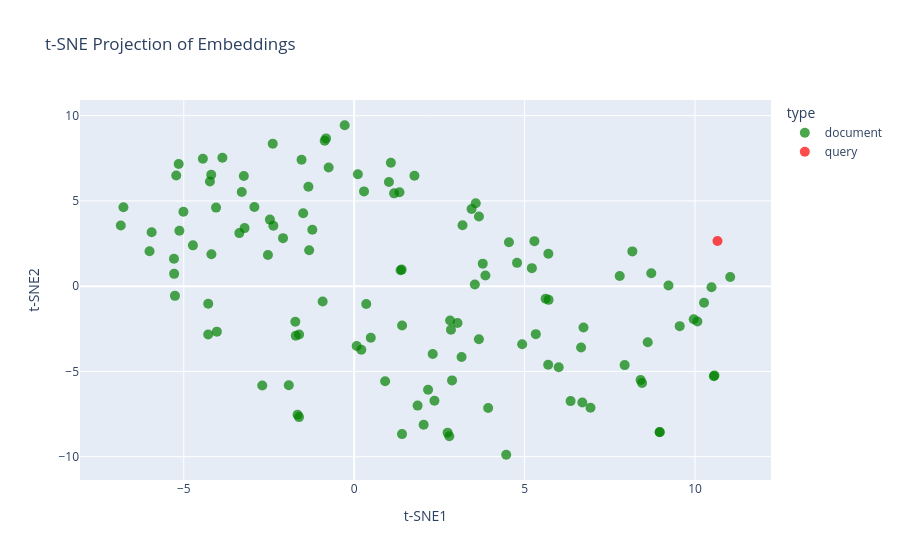

The notebook cell this image was saved under:
### Markdown cell above
### Визуализация TSNE

### Code cell
from sklearn.manifold import TSNE

# Метод 2: t-SNE визуализация
print("=== t-SNE Визуализация ===")
tsne = TSNE(n_components=2, random_state=42,
            perplexity=min(30, len(embeddings_array) - 1))
embeddings_tsne = tsne.fit_transform(embeddings_array)

# Создаем DataFrame для t-SNE
tsne_df = pd.DataFrame(
    {'x': embeddings_tsne[:, 0], 'y': embeddings_tsne[:, 1], 'label': labels,
     'type': ['document'] * len(docs_processed) + (
         ['query'] if query_vector is not None else [])})

# Визуализация t-SNE
fig_tsne = px.scatter(tsne_df, x='x', y='y', color='type',
                      title='t-SNE Projection of Embeddings',
                      labels={'x': 't-SNE1', 'y': 't-SNE2'},
                      hover_data=['label'],
                      color_discrete_map={'document': 'green', 'query': 'red'})
fig_tsne.update_traces(marker=dict(size=10, opacity=0.7))
fig_tsne.show()

### Figure 1 — Plotly figure (JSON) as saved in the notebook; plotly's stock layout.template omitted (floating-point values rounded to 4 significant figures)
{"data": [{"customdata": [["Doc_0"], ["Doc_1"], ["Doc_2"], ["Doc_3"], ["Doc_4"], ["Doc_5"], ["Doc_6"], ["Doc_7"], ["Doc_8"], ["Doc_9"], ["Doc_10"], ["Doc_11"], ["Doc_12"], ["Doc_13"], ["Doc_14"], ["Doc_15"], ["Doc_16"], ["Doc_17"], ["Doc_18"], ["Doc_19"], ["Doc_20"], ["Doc_21"], ["Doc_22"], ["Doc_23"], ["Doc_24"], ["Doc_25"], ["Doc_26"], ["Doc_27"], ["Doc_28"], ["Doc_29"], ["Doc_30"], ["Doc_31"], ["Doc_32"], ["Doc_33"], ["Doc_34"], ["Doc_35"], ["Doc_36"], ["Doc_37"], ["Doc_38"], ["Doc_39"], ["Doc_40"], ["Doc_41"], ["Doc_42"], ["Doc_43"], ["Doc_44"], ["Doc_45"], ["Doc_46"], ["Doc_47"], ["Doc_48"], ["Doc_49"], ["Doc_50"], ["Doc_51"], ["Doc_52"], ["Doc_53"], ["Doc_54"], ["Doc_55"], ["Doc_56"], ["Doc_57"], ["Doc_58"], ["Doc_59"], ["Doc_60"], ["Doc_61"], ["Doc_62"], ["Doc_63"], ["Doc_64"], ["Doc_65"], ["Doc_66"], ["Doc_67"], ["Doc_68"], ["Doc_69"], ["Doc_70"], ["Doc_71"], ["Doc_72"], ["Doc_73"], ["Doc_74"], ["Doc_75"], ["Doc_76"], ["Doc_77"], ["Doc_78"], ["Doc_79"], ["Doc_80"], ["Doc_81"], ["Doc_82"], ["Doc_83"], ["Doc_84"], ["Doc_85"], ["Doc_86"], ["Doc_87"], ["Doc_88"], ["Doc_89"], ["Doc_90"], ["Doc_91"], ["Doc_92"], ["Doc_93"], ["Doc_94"], ["Doc_95"], ["Doc_96"], ["Doc_97"], ["Doc_98"], ["Doc_99"], ["Doc_100"], ["Doc_101"], ["Doc_102"], ["Doc_103"], ["Doc_104"], ["Doc_105"], ["Doc_106"], ["Doc_107"], ["Doc_108"], ["Doc_109"], ["Doc_110"], ["Doc_111"], ["Doc_112"], ["Doc_113"], ["Doc_114"], ["Doc_115"], ["Doc_116"], ["Doc_117"], ["Doc_118"], ["Doc_119"]], "hovertemplate": "type=document<br>t-SNE1=%{x}<br>t-SNE2=%{y}<br>label=%{customdata[0]}<extra></extra>", "legendgroup": "document", "marker": {"color": "green", "symbol": "circle", "opacity": 0.7, "size": 10}, "mode": "markers", "name": "document", "orientation": "v", "showlegend": true, "x": [5.705, 5.617, 6.659, 8.447, 8.404, 7.937, 9.963, 9.552, 10.07, 3.931, -4.232, -4.194, -4.439, -5.148, -5.22, -3.866, 6.694, 6.35, 6.934, 8.964, 8.964, 6.729, 8.614, -3.237, -3.299, 5.33, 4.929, -1.343, 6.002, 5.693, 10.57, 10.55, 5.698, 5.289, 3.773, 4.541, -2.696, 3.541, -1.918, 3.567, 3.661, 3.445, 7.792, 9.222, 8.717, 0.108, 0.2892, 1.768, 8.162, 1.394, 1.362, 2.742, 2.039, 2.792, -0.864, -0.8254, 1.077, -0.2779, -0.7489, -1.544, 1.33, 1.02, 1.171, 5.214, 3.85, 4.779, 4.461, -5.01, -4.73, -5.282, -5.942, -1.714, -1.615, -1.727, -0.9246, -6.847, -6.769, -6.004, -5.287, 11.03, -5.128, -4.052, -4.028, -4.283, -4.282, -5.258, 1.404, -2.087, -2.928, -3.216, -2.371, -2.472, -3.369, 1.406, -4.188, 0.3548, 2.815, 2.841, 3.032, 1.862, 2.872, 2.305, -1.618, -1.661, -1.495, -2.389, -2.53, 3.151, 0.2101, 0.07477, 0.4875, 2.168, 2.356, 10.27, 10.48, -1.228, -1.32, 3.66, 0.908, 3.18], "xaxis": "x", "y": [-0.8013, -0.7381, -3.6, -5.675, -5.503, -4.628, -1.939, -2.345, -2.075, -7.142, 6.143, 6.532, 7.477, 7.16, 6.495, 7.533, -6.825, -6.741, -7.125, -8.554, -8.565, -2.426, -3.29, 6.462, 5.522, -2.813, -3.41, 5.831, -4.753, -4.613, -5.233, -5.282, 1.901, 2.641, 1.32, 2.579, -5.822, 0.09685, -5.81, 4.859, 4.083, 4.522, 0.5927, 0.0379, 0.7627, 6.561, 5.559, 6.479, 2.04, 0.972, 0.9332, -8.59, -8.129, -8.803, 8.531, 8.667, 7.24, 9.438, 6.965, 7.415, 5.513, 6.112, 5.443, 1.058, 0.6217, 1.367, -9.886, 4.367, 2.393, 0.7215, 3.164, -2.91, -2.836, -2.087, -0.8954, 3.554, 4.628, 2.043, 1.612, 0.5368, 3.246, 4.607, -2.666, -2.832, -1.031, -0.5675, -8.675, 2.816, 4.647, 3.405, 3.544, 3.904, 3.113, -2.31, 1.869, -1.047, -2.01, -2.56, -2.157, -7.005, -5.526, -3.98, -7.679, -7.536, 4.279, 8.352, 1.825, -4.151, -3.727, -3.507, -3.028, -6.077, -6.724, -0.973, -0.06786, 3.306, 2.109, -3.111, -5.572, 3.577], "yaxis": "y", "type": "scatter"}, {"customdata": [["Query"]], "hovertemplate": "type=query<br>t-SNE1=%{x}<br>t-SNE2=%{y}<br>label=%{customdata[0]}<extra></extra>", "legendgroup": "query", "marker": {"color": "red", "symbol": "circle", "opacity": 0.7, "size": 10}, "mode": "markers", "name": "query", "orientation": "v", "showlegend": true, "x": [10.66], "xaxis": "x", "y": [2.649], "yaxis": "y", "type": "scatter"}], "layout": {"xaxis": {"anchor": "y", "domain": [0.0, 1.0], "title": {"text": "t-SNE1"}}, "yaxis": {"anchor": "x", "domain": [0.0, 1.0], "title": {"text": "t-SNE2"}}, "legend": {"title": {"text": "type"}, "tracegroupgap": 0}, "title": {"text": "t-SNE Projection of Embeddings"}}}
